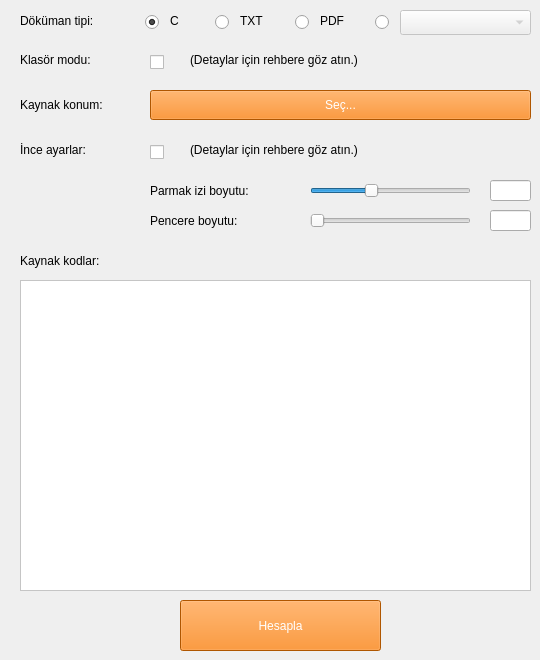
    <widget class="QWidget" name="page">
     <widget class="QLineEdit" name="text_k">
      <property name="geometry">
       <rect>
        <x>490</x>
        <y>180</y>
        <width>41</width>
        <height>21</height>
       </rect>
      </property>
      <property name="styleSheet">
       <string notr="true"/>
      </property>
      <property name="alignment">
       <set>Qt::AlignCenter</set>
      </property>
     </widget>
     <widget class="QLabel" name="label_9">
      <property name="geometry">
       <rect>
        <x>240</x>
        <y>10</y>
        <width>31</width>
        <height>22</height>
       </rect>
      </property>
      <property name="text">
       <string>TXT</string>
      </property>
     </widget>
     <widget class="QLabel" name="label_2">
      <property name="geometry">
       <rect>
        <x>20</x>
        <y>90</y>
        <width>111</width>
        <height>30</height>
       </rect>
      </property>
      <property name="styleSheet">
       <string notr="true"/>
      </property>
      <property name="text">
       <string>Kaynak konum:</string>
      </property>
     </widget>
     <widget class="QLabel" name="label_w">
      <property name="geometry">
       <rect>
        <x>150</x>
        <y>210</y>
        <width>131</width>
        <height>21</height>
       </rect>
      </property>
      <property name="styleSheet">
       <string notr="true"/>
      </property>
      <property name="text">
       <string>Pencere boyutu:</string>
      </property>
     </widget>
     <widget class="QSlider" name="slider_k">
      <property name="geometry">
       <rect>
        <x>310</x>
        <y>180</y>
        <width>161</width>
        <height>21</height>
       </rect>
      </property>
      <property name="minimum">
       <number>5</number>
      </property>
      <property name="maximum">
       <number>100</number>
      </property>
      <property name="singleStep">
       <number>1</number>
      </property>
      <property name="pageStep">
       <number>5</number>
      </property>
      <property name="value">
       <number>40</number>
      </property>
      <property name="orientation">
       <enum>Qt::Horizontal</enum>
      </property>
     </widget>
     <widget class="QLabel" name="label_7">
      <property name="geometry">
       <rect>
        <x>190</x>
        <y>50</y>
        <width>231</width>
        <height>20</height>
       </rect>
      </property>
      <property name="styleSheet">
       <string notr="true"/>
      </property>
      <property name="text">
       <string>(Detaylar için rehbere göz atın.)</string>
      </property>
     </widget>
     <widget class="QSlider" name="slider_w">
      <property name="geometry">
       <rect>
        <x>310</x>
        <y>211</y>
        <width>161</width>
        <height>20</height>
       </rect>
      </property>
      <property name="minimum">
       <number>1</number>
      </property>
      <property name="maximum">
       <number>50</number>
      </property>
      <property name="singleStep">
       <number>1</number>
      </property>
      <property name="pageStep">
       <number>5</number>
      </property>
      <property name="value">
       <number>1</number>
      </property>
      <property name="orientation">
       <enum>Qt::Horizontal</enum>
      </property>
     </widget>
     <widget class="QLabel" name="label_3">
      <property name="geometry">
       <rect>
        <x>20</x>
        <y>10</y>
        <width>111</width>
        <height>21</height>
       </rect>
      </property>
      <property name="styleSheet">
       <string notr="true"/>
      </property>
      <property name="text">
       <string>Döküman tipi:</string>
      </property>
     </widget>
     <widget class="QRadioButton" name="radio_Other">
      <property name="geometry">
       <rect>
        <x>375</x>
        <y>7</y>
        <width>21</width>
        <height>31</height>
       </rect>
      </property>
      <property name="text">
       <string/>
      </property>
      <property name="checked">
       <bool>false</bool>
      </property>
     </widget>
     <widget class="QRadioButton" name="radio_TXT">
      <property name="geometry">
       <rect>
        <x>215</x>
        <y>7</y>
        <width>21</width>
        <height>31</height>
       </rect>
      </property>
      <property name="text">
       <string/>
      </property>
      <property name="checked">
       <bool>false</bool>
      </property>
     </widget>
     <widget class="QRadioButton" name="radio_C">
      <property name="geometry">
       <rect>
        <x>145</x>
        <y>7</y>
        <width>21</width>
        <height>31</height>
       </rect>
      </property>
      <property name="text">
       <string/>
      </property>
      <property name="checked">
       <bool>true</bool>
      </property>
     </widget>
     <widget class="QPushButton" name="pushDir">
      <property name="geometry">
       <rect>
        <x>150</x>
        <y>90</y>
        <width>381</width>
        <height>30</height>
       </rect>
      </property>
      <property name="cursor">
       <cursorShape>PointingHandCursor</cursorShape>
      </property>
      <property name="styleSheet">
       <string notr="true">QPushButton
{
	color: white;
	background: rgb(245, 121, 0);
}</string>
      </property>
      <property name="text">
       <string>Seç...</string>
      </property>
     </widget>
     <widget class="QLabel" name="label_6">
      <property name="geometry">
       <rect>
        <x>190</x>
        <y>140</y>
        <width>231</width>
        <height>20</height>
       </rect>
      </property>
      <property name="styleSheet">
       <string notr="true"/>
      </property>
      <property name="text">
       <string>(Detaylar için rehbere göz atın.)</string>
      </property>
     </widget>
     <widget class="QTextBrowser" name="textBrowser">
      <property name="geometry">
       <rect>
        <x>20</x>
        <y>280</y>
        <width>511</width>
        <height>311</height>
       </rect>
      </property>
      <property name="styleSheet">
       <string notr="true">QTextBrowser
{
	background: #FFF;
	padding: 10px;
}</string>
      </property>
     </widget>
     <widget class="QLabel" name="label_4">
      <property name="geometry">
       <rect>
        <x>20</x>
        <y>250</y>
        <width>141</width>
        <height>21</height>
       </rect>
      </property>
      <property name="styleSheet">
       <string notr="true"/>
      </property>
      <property name="text">
       <string>Kaynak kodlar:</string>
      </property>
     </widget>
     <widget class="QCheckBox" name="checkFolderMode">
      <property name="geometry">
       <rect>
        <x>150</x>
        <y>50</y>
        <width>21</width>
        <height>24</height>
       </rect>
      </property>
      <property name="text">
       <string/>
      </property>
     </widget>
     <widget class="QLabel" name="label_k">
      <property name="geometry">
       <rect>
        <x>150</x>
        <y>180</y>
        <width>141</width>
        <height>21</height>
       </rect>
      </property>
      <property name="styleSheet">
       <string notr="true"/>
      </property>
      <property name="text">
       <string>Parmak izi boyutu:</string>
      </property>
     </widget>
     <widget class="QPushButton" name="pushStart">
      <property name="geometry">
       <rect>
        <x>180</x>
        <y>600</y>
        <width>201</width>
        <height>51</height>
       </rect>
      </property>
      <property name="cursor">
       <cursorShape>PointingHandCursor</cursorShape>
      </property>
      <property name="styleSheet">
       <string notr="true">QPushButton
{
	color: white;
	background: rgb(245, 121, 0);
}</string>
      </property>
      <property name="text">
       <string>Hesapla</string>
      </property>
     </widget>
     <widget class="QComboBox" name="comboBox">
      <property name="enabled">
       <bool>false</bool>
      </property>
      <property name="geometry">
       <rect>
        <x>400</x>
        <y>10</y>
        <width>131</width>
        <height>25</height>
       </rect>
      </property>
      <property name="font">
       <font>
        <pointsize>11</pointsize>
       </font>
      </property>
      <property name="styleSheet">
       <string notr="true">QComboBox
{
	padding: 0 10px;
}</string>
      </property>
     </widget>
     <widget class="QLineEdit" name="text_w">
      <property name="geometry">
       <rect>
        <x>490</x>
        <y>210</y>
        <width>41</width>
        <height>21</height>
       </rect>
      </property>
      <property name="styleSheet">
       <string notr="true"/>
      </property>
      <property name="alignment">
       <set>Qt::AlignCenter</set>
      </property>
     </widget>
     <widget class="QCheckBox" name="checkTweaks">
      <property name="geometry">
       <rect>
        <x>150</x>
        <y>140</y>
        <width>21</width>
        <height>24</height>
       </rect>
      </property>
      <property name="text">
       <string/>
      </property>
     </widget>
     <widget class="QLabel" name="label_8">
      <property name="geometry">
       <rect>
        <x>20</x>
        <y>50</y>
        <width>101</width>
        <height>20</height>
       </rect>
      </property>
      <property name="styleSheet">
       <string notr="true"/>
      </property>
      <property name="text">
       <string>Klasör modu:</string>
      </property>
     </widget>
     <widget class="QLabel" name="label_5">
      <property name="geometry">
       <rect>
        <x>20</x>
        <y>140</y>
        <width>111</width>
        <height>20</height>
       </rect>
      </property>
      <property name="styleSheet">
       <string notr="true"/>
      </property>
      <property name="text">
       <string>İnce ayarlar:</string>
      </property>
     </widget>
     <widget class="QLabel" name="label">
      <property name="geometry">
       <rect>
        <x>170</x>
        <y>10</y>
        <width>16</width>
        <height>22</height>
       </rect>
      </property>
      <property name="text">
       <string>C</string>
      </property>
     </widget>
     <widget class="QLabel" name="label_10">
      <property name="geometry">
       <rect>
        <x>320</x>
        <y>10</y>
        <width>31</width>
        <height>22</height>
       </rect>
      </property>
      <property name="text">
       <string>PDF</string>
      </property>
     </widget>
     <widget class="QRadioButton" name="radio_PDF">
      <property name="geometry">
       <rect>
        <x>295</x>
        <y>7</y>
        <width>21</width>
        <height>31</height>
       </rect>
      </property>
      <property name="text">
       <string/>
      </property>
      <property name="checked">
       <bool>false</bool>
      </property>
     </widget>
    </widget>
